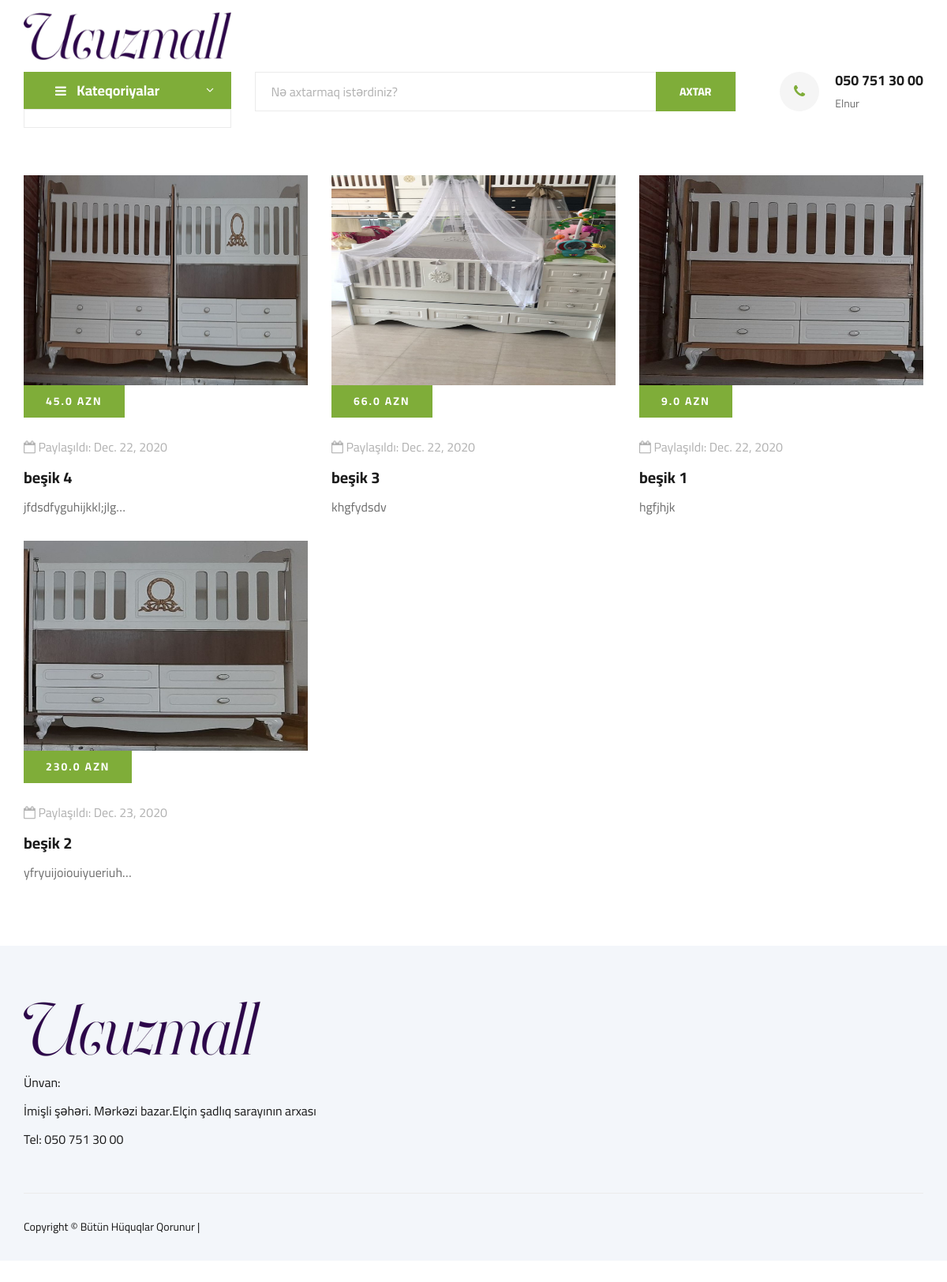
The app's page /search/ with its own data.
### posts/models.py (models this page shows, shortened)
class Post(models.Model):
    user = models.ForeignKey(settings.AUTH_USER_MODEL,on_delete=models.CASCADE,default=1,related_name="userposts")
    price = models.FloatField()
    phone = models.CharField(max_length=12, blank=True)
    title = models.CharField(max_length=150)
    image = models.ImageField(upload_to='uploads', blank=True)
    content = models.TextField()
    slug = models.SlugField(editable=False)
    created = models.DateField(auto_now_add=True)
    update = models.DateField(auto_now=True)
    category = models.ForeignKey(Category, on_delete=models.CASCADE, related_name="posts", default=True)

### posts/views.py (the view)
# urls.py: path('search/', views.SearchView.as_view(), name="search"),
class SearchView(ListView):
    model = Post
    template_name = "posts/search.html"
    context_object_name = "posts"
    def get_context_data(self, **kwargs):
        context = super(SearchView, self).get_context_data(**kwargs)
        context['postss'] = Post.objects.all().order_by('-created')
        return context
    def get_queryset(self):
        q = self.request.GET.get("q")
        if q:
            return Post.objects.filter(title__icontains=q).order_by('-created')
        return Post.objects.all()

### posts/templates/posts/search.html
{% extends "base.html" %}
{% load static %}
{% block content %}
</div>
</div>
</div>
<section class="from-blog spad"><div class="container">
<div class="row">
 {% for post in posts %}
<div class="col-lg-4 col-md-4 col-sm-6">
<div class="blog__item">
<div class="blog__item__pic">
<a href="{% url 'single' post.slug %}"><img src="{{ post.image.url }}" height="266" width="370" alt=""></a>
    <a href="{% url 'single' post.slug %}" class="primary-btn">{{ post.price }} AZN</a>
</div>
<div class="blog__item__text">
<ul><li><i class="fa fa-calendar-o"></i> Paylaşıldı: {{ post.created }}</li>
</ul><h5><a href="{% url 'single' post.slug %}">{{ post.title }}</a></h5>
<p>{{ post.content|truncatechars:20 }}</p>
</div>
</div>
</div>
 {% endfor %}
</div>
</div>
</section>
 {% endblock %}

### static/css/css-style.css (style rules this page uses)
html,body { height:100%;font-family:cairo,sans-serif;-webkit-font-smoothing:antialiased;font-smoothing:antialiased }
h1,h2,h3,h4,h5,h6 { margin:0;color:#111;font-weight:400;font-family:cairo,sans-serif }
h5 { font-size:18px }
p { font-size:16px;font-family:cairo,sans-serif;color:#6f6f6f;font-weight:400;line-height:26px;margin:0 0 15px }
img { max-width:100% }
ul,ol { padding:0;margin:0 }
.spad { padding-top:100px;padding-bottom:100px }
.primary-btn { display:inline-block;font-size:14px;padding:10px 28px;color:#fff;text-transform:uppercase;font-weight:700;background:#7fad39;letter-spacing:2px }
.from-blog { padding-top:50px;padding-bottom:50px }
.from-blog .blog__item { margin-bottom:30px }
.blog__item { margin-bottom:60px }
.blog__item__pic img { min-width:100% }
.blog__item__text { padding-top:25px }
.blog__item__text ul { margin-bottom:15px }
.blog__item__text ul li { font-size:16px;color:#b2b2b2;list-style:none;display:inline-block;margin-right:15px }
.blog__item__text ul li:last-child { margin-right:0 }
.blog__item__text h5 { margin-bottom:12px }
.blog__item__text h5 a { font-size:20px;color:#1c1c1c;font-weight:700 }
.blog__item__text p { margin-bottom:25px }
@media only screen and (min-width:1200px) { .container { max-width:1170px } }

### records on screen
Post: image (picture), price "45.0", created "Dec. 22, 2020", title "beşik 4", content "jfdsdfyguhijkkl;jlg…"
Post: image (picture), price "66.0", created "Dec. 22, 2020", title "beşik 3", content "khgfydsdv"
Post: image (picture), price "9.0", created "Dec. 22, 2020", title "beşik 1", content "hgfjhjk"
Post: image (picture), price "230.0", created "Dec. 23, 2020", title "beşik 2", content "yfryuijoiouiyueriuh…"
